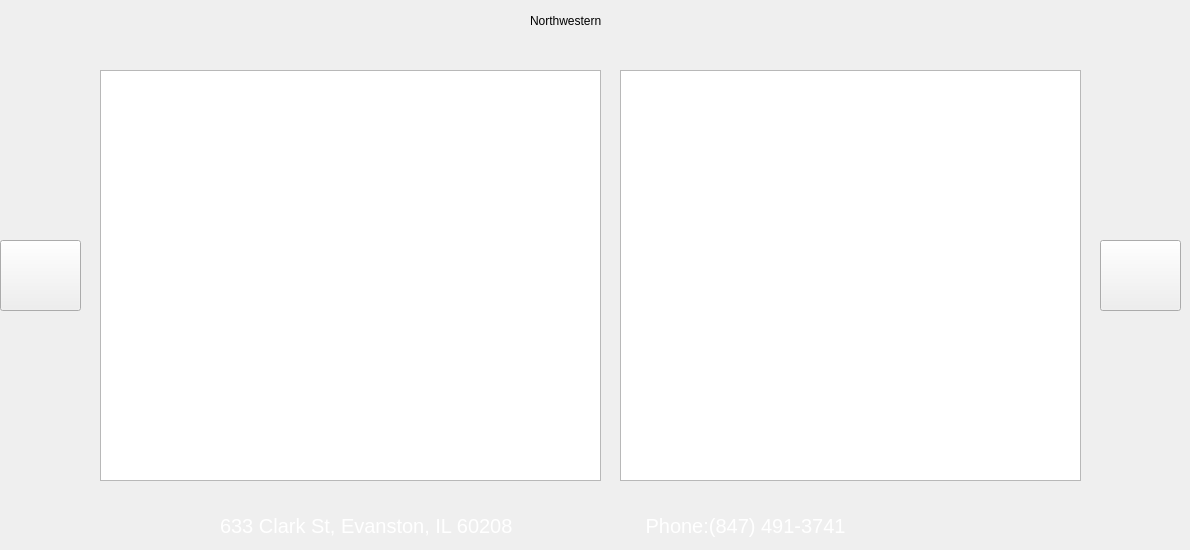
    <widget class="QWidget" name="page_2">
     <widget class="QLabel" name="northwestern_title">
      <property name="geometry">
       <rect>
        <x>530</x>
        <y>-10</y>
        <width>221</width>
        <height>61</height>
       </rect>
      </property>
      <property name="text">
       <string>Northwestern</string>
      </property>
     </widget>
     <widget class="QPushButton" name="nextPage_6">
      <property name="geometry">
       <rect>
        <x>1100</x>
        <y>240</y>
        <width>81</width>
        <height>71</height>
       </rect>
      </property>
      <property name="styleSheet">
       <string notr="true">QPushButton {
	background-image: url('res/next-xx.png');
	background-size: 10px;    
    background-repeat: no-repeat;
    background-position: center center;
}</string>
      </property>
      <property name="text">
       <string/>
      </property>
     </widget>
     <widget class="QPushButton" name="backPage_4">
      <property name="geometry">
       <rect>
        <x>0</x>
        <y>240</y>
        <width>81</width>
        <height>71</height>
       </rect>
      </property>
      <property name="styleSheet">
       <string notr="true">QPushButton {
	background-image: url('res/back-xx.png');
	background-size: 10px;    
    background-repeat: no-repeat;
    background-position: center center;
}</string>
      </property>
      <property name="text">
       <string/>
      </property>
     </widget>
     <widget class="QGraphicsView" name="northwestern_campus">
      <property name="geometry">
       <rect>
        <x>100</x>
        <y>70</y>
        <width>501</width>
        <height>411</height>
       </rect>
      </property>
      <property name="styleSheet">
       <string notr="true">QGraphicsView {
	background-image: url(&quot;res/northwestern.jpg&quot;);
    background-repeat: no-repeat;
    background-position: center center;
    width: 100%;
	height: 100%;
}
</string>
      </property>
     </widget>
     <widget class="QGraphicsView" name="northwestern_map">
      <property name="geometry">
       <rect>
        <x>620</x>
        <y>70</y>
        <width>461</width>
        <height>411</height>
       </rect>
      </property>
      <property name="styleSheet">
       <string notr="true">QGraphicsView {
	background-image: url(&quot;res/northwestern_map.jpg&quot;);
    background-repeat: no-repeat;
    background-position: center center;
    width: 100%;
	height: 100%;
}
</string>
      </property>
     </widget>
     <widget class="QLabel" name="northwestern_address">
      <property name="geometry">
       <rect>
        <x>220</x>
        <y>510</y>
        <width>881</width>
        <height>31</height>
       </rect>
      </property>
      <property name="styleSheet">
       <string notr="true">QLabel {
	color: white;
	font-size: 20px;
}</string>
      </property>
      <property name="text">
       <string>633 Clark St, Evanston, IL 60208                        Phone:(847) 491-3741</string>
      </property>
     </widget>
    </widget>
